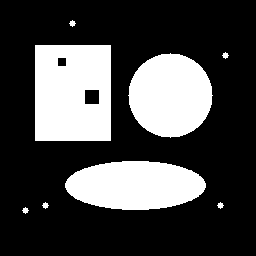
#> input picture assets/sample_images/sample_binary.png, 256 x 256 px
$ python erosion_dilation.py
#> lines starting #> are read from the running program, lines starting #| are printed output that depends on the picture; after the words box and inside, x2 and y2 are one past the last pixel; in counts of white or black regions, pixels touching at a corner belong together
### examples/07_binary_image_processing/_utils.py
"""Shared helpers for chapter 7 binary image processing examples."""

from __future__ import annotations

import argparse
from pathlib import Path

import cv2
import numpy as np


ROOT = Path(__file__).resolve().parents[2]
SAMPLE_BINARY = ROOT / "assets" / "sample_images" / "sample_binary.png"
DEFAULT_OUTPUT_DIR = ROOT / "examples" / "output"


def ensure_sample() -> None:
    if SAMPLE_BINARY.exists():
        return
    SAMPLE_BINARY.parent.mkdir(parents=True, exist_ok=True)
    image = np.zeros((256, 256), dtype=np.uint8)
    cv2.rectangle(image, (35, 45), (110, 140), 255, -1)
    cv2.circle(image, (170, 95), 42, 255, -1)
    cv2.ellipse(image, (135, 185), (70, 24), 0, 0, 360, 255, -1)
    image[58:66, 58:66] = 0
    image[90:104, 85:99] = 0
    for x, y in [(25, 210), (45, 205), (225, 55), (220, 205), (72, 23)]:
        cv2.circle(image, (x, y), 3, 255, -1)
    cv2.imwrite(str(SAMPLE_BINARY), image)


def add_common_arguments(parser: argparse.ArgumentParser, output_name: str) -> None:
    parser.add_argument("--input", type=Path, default=SAMPLE_BINARY, help="input binary image path")
    parser.add_argument(
        "--output",
        type=Path,
        default=DEFAULT_OUTPUT_DIR / output_name,
        help="output image path",
    )


def read_binary(path: Path) -> tuple[np.ndarray, Path]:
    ensure_sample()
    image = cv2.imread(str(path), cv2.IMREAD_GRAYSCALE)
#> image: shape (256, 256); 27.7% white; 8 white regions, largest, box (x1, y1, x2, y2) and area: (35, 45, 111, 141) 7036, (128, 53, 213, 138) 5525, (65, 161, 206, 210) 5425
    if image is None:
        raise FileNotFoundError(path)
    _, binary = cv2.threshold(image, 0, 255, cv2.THRESH_BINARY + cv2.THRESH_OTSU)
    return binary, path


def kernel(size: int) -> np.ndarray:
    size = max(1, int(size))
    if size % 2 == 0:
        size += 1
    return np.ones((size, size), dtype=np.uint8)


def save_image(path: Path, image: np.ndarray) -> Path:
    path.parent.mkdir(parents=True, exist_ok=True)
    cv2.imwrite(str(path), image)
    return path


def print_result(source: Path, operation: str, output: Path) -> None:
    print(f"source={source}")
    print(f"operation={operation}")
    print(f"output={output}")

### examples/07_binary_image_processing/erosion_dilation.py
"""Chapter 7.2 erosion and dilation.

Run:
    python examples/07_binary_image_processing/erosion_dilation.py --operation both --kernel-size 5
"""

from __future__ import annotations

import argparse

import cv2
import numpy as np

from _utils import add_common_arguments, kernel, print_result, read_binary, save_image


def erode_binary(image: np.ndarray, kernel_size: int = 3, iterations: int = 1) -> np.ndarray:
#> called with kernel_size = 5, iterations = 1
    return cv2.erode(image, kernel(kernel_size), iterations=int(iterations))
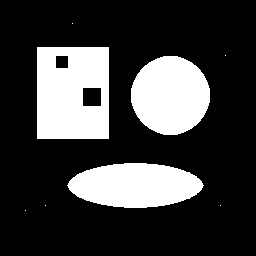
#> returned value: shape (256, 256); 24% white; 8 white regions (5 under 20 px), largest, box (x1, y1, x2, y2) and area: (37, 47, 109, 139) 6156, (131, 56, 210, 135) 4873, (67, 163, 204, 208) 4681


def dilate_binary(image: np.ndarray, kernel_size: int = 3, iterations: int = 1) -> np.ndarray:
#> called with kernel_size = 5, iterations = 1
    return cv2.dilate(image, kernel(kernel_size), iterations=int(iterations))
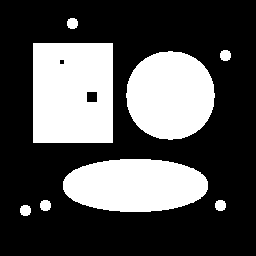
#> returned value: shape (256, 256); 31.8% white; 8 white regions, largest, box (x1, y1, x2, y2) and area: (33, 43, 113, 143) 7884, (126, 51, 215, 140) 6221, (63, 159, 208, 212) 6201


def main() -> None:
    parser = argparse.ArgumentParser(description="Binary erosion and dilation.")
    add_common_arguments(parser, "ch07_erosion_dilation.png")
    parser.add_argument("--operation", choices=["erode", "dilate", "both"], default="both")
    parser.add_argument("--kernel-size", type=int, default=5)
    parser.add_argument("--iterations", type=int, default=1)
    args = parser.parse_args()

    image, source = read_binary(args.input)
    if args.operation == "erode":
        result = erode_binary(image, args.kernel_size, args.iterations)
    elif args.operation == "dilate":
        result = dilate_binary(image, args.kernel_size, args.iterations)
    else:
        result = np.hstack([erode_binary(image, args.kernel_size, args.iterations), dilate_binary(image, args.kernel_size, args.iterations)])
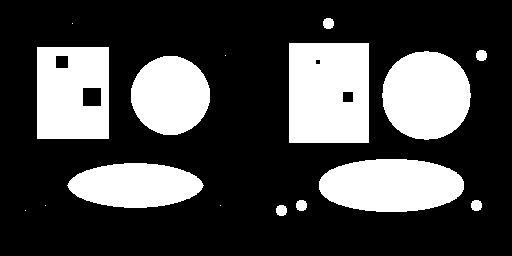
#> result: shape (256, 512); 27.9% white; 16 white regions (5 under 20 px), largest, box (x1, y1, x2, y2) and area: (289, 43, 369, 143) 7884, (382, 51, 471, 140) 6221, (319, 159, 464, 212) 6201
    output = save_image(args.output, result)
    print_result(source, f"{args.operation}_binary", output)


if __name__ == "__main__":
    main()
